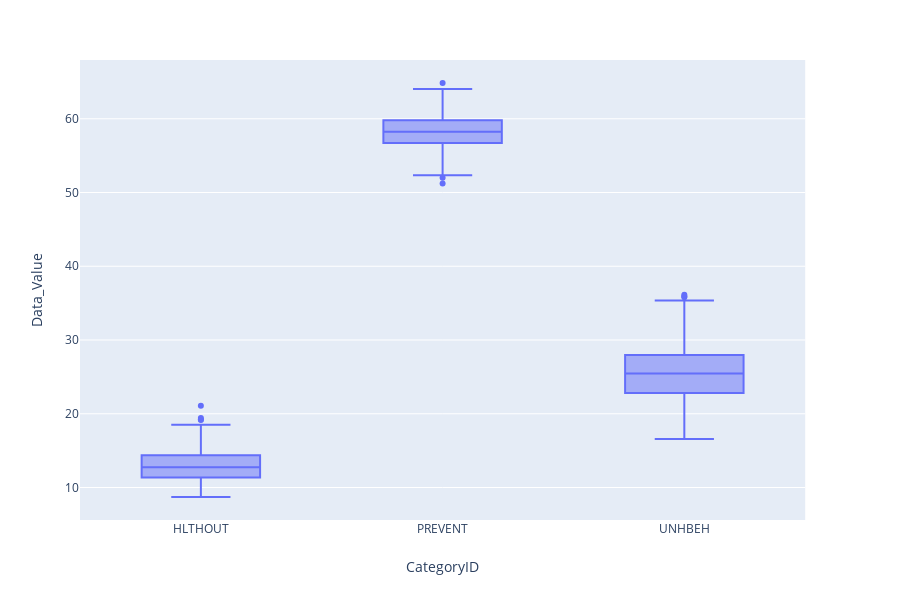

The notebook cell this image was saved under:
### Code cell
fig=px.box(cleandata_df,x='CategoryID',y='Data_Value')
fig.show()

### Figure 1 — Plotly figure (JSON) as saved in the notebook; plotly's stock layout.template omitted (floating-point values rounded to 4 significant figures; data arrays with more than 128 entries replaced by an {"elided": "..."} marker saying what was removed)
{"data": [{"alignmentgroup": "True", "hoverlabel": {"namelength": 0}, "hovertemplate": "CategoryID=%{x}<br>Data_Value=%{y}", "legendgroup": "", "marker": {"color": "#636efa"}, "name": "", "notched": false, "offsetgroup": "", "orientation": "v", "showlegend": false, "type": "box", "x": {"elided": "1500 str values"}, "x0": " ", "xaxis": "x", "y": {"elided": "1500 float values"}, "y0": " ", "yaxis": "y"}], "layout": {"boxmode": "group", "height": 600, "legend": {"tracegroupgap": 0}, "margin": {"t": 60}, "xaxis": {"anchor": "y", "domain": [0, 0.98], "title": {"text": "CategoryID"}}, "yaxis": {"anchor": "x", "domain": [0, 1], "title": {"text": "Data_Value"}}}}
